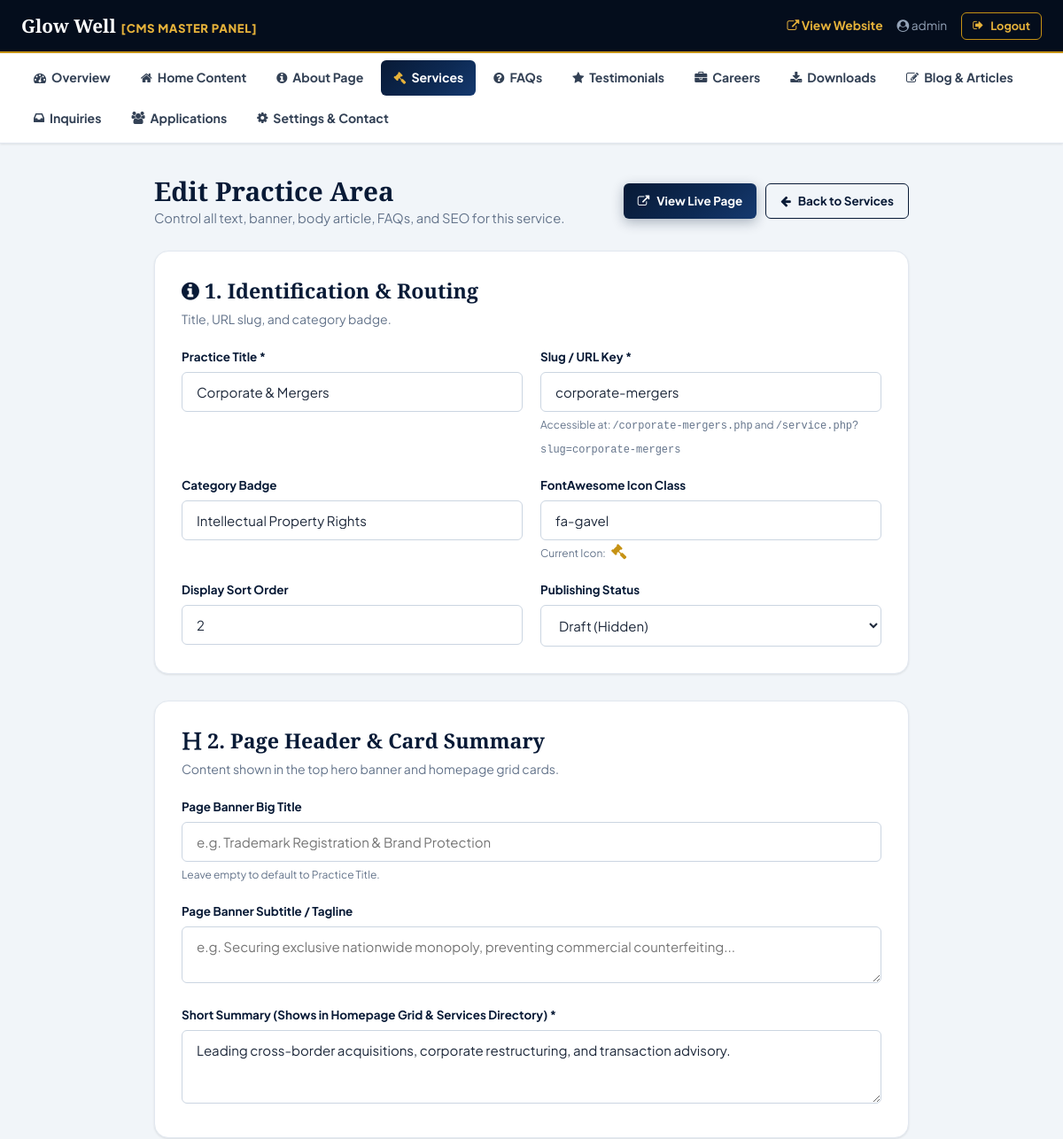
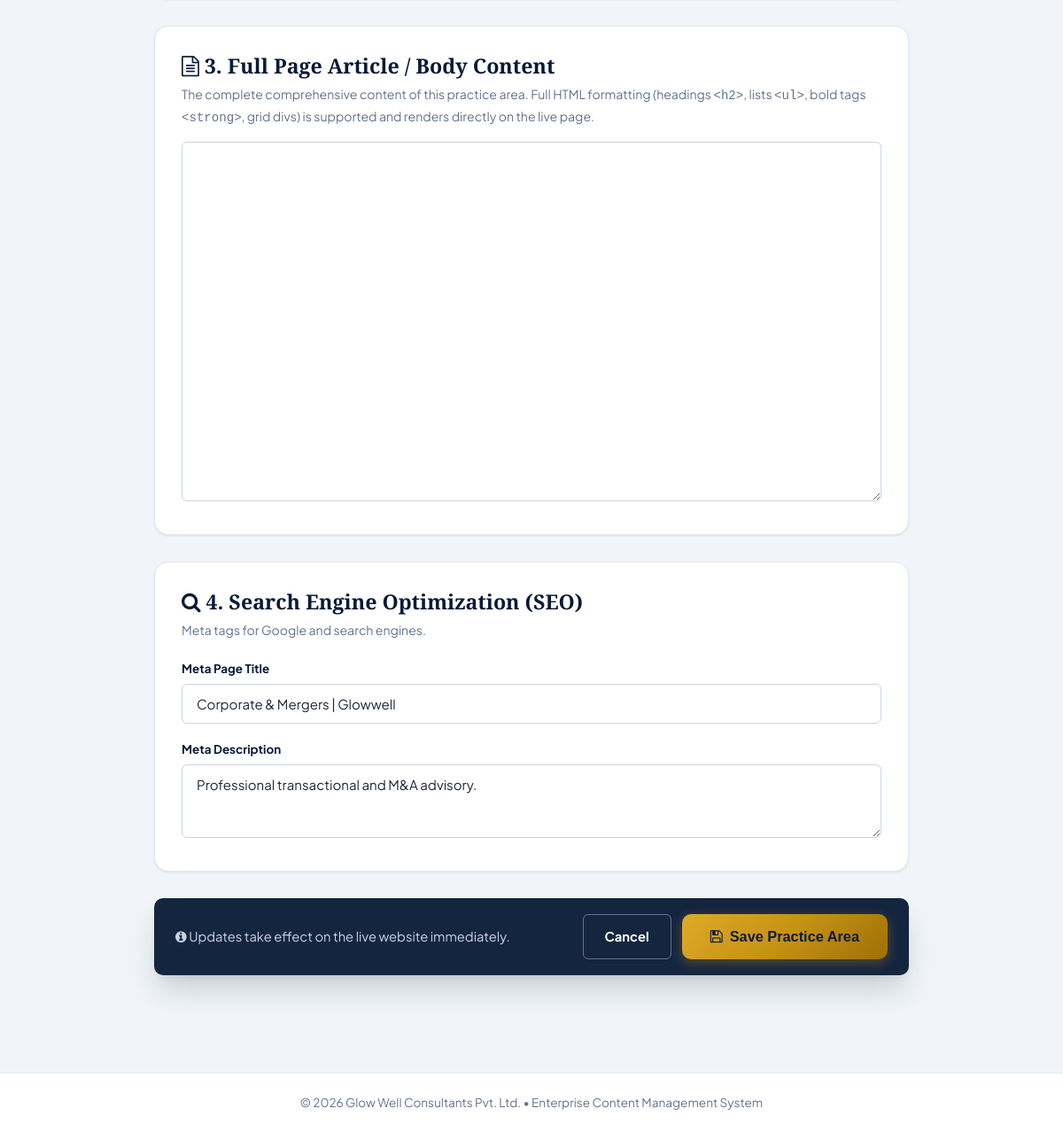
Page /admin/service-edit.php?id=2 (signed in) on the committed database (2 pictures, top to bottom).
### tables this page shows
CREATE TABLE `practices` (
  `id` int NOT NULL AUTO_INCREMENT,
  `slug` varchar(190) NOT NULL,
  `title` varchar(255) NOT NULL,
  `short_description` text,
  `icon` varchar(100) DEFAULT 'fa-gavel',
  `hero_image` varchar(255) DEFAULT NULL,
  `intro` text,
  `awards_content` longtext,
  `cta_title` varchar(255) DEFAULT NULL,
  `cta_text` text,
  `cta_btn_label` varchar(100) DEFAULT NULL,
  `cta_btn_link` varchar(255) DEFAULT NULL,
  `meta_title` varchar(255) DEFAULT NULL,
  `meta_description` varchar(500) DEFAULT NULL,
  `is_featured` tinyint(1) DEFAULT '0',
  `sort_order` int DEFAULT '0',
  `status` enum('published','draft') DEFAULT 'published',
  `created_at` timestamp NULL DEFAULT CURRENT_TIMESTAMP,
  `updated_at` timestamp NULL DEFAULT CURRENT_TIMESTAMP ON UPDATE CURRENT_TIMESTAMP,
  `badge` varchar(100) DEFAULT 'Intellectual Property Rights',
  `banner_title` varchar(255) DEFAULT NULL,
  `banner_subtitle` text,
  `content` longtext,
  PRIMARY KEY (`id`),
  UNIQUE KEY `slug` (`slug`)
);

### config/settings.php (called while the page is built, shortened)
<?php
function e($string) {
    return htmlspecialchars((string)$string, ENT_QUOTES, 'UTF-8');
}

### admin/service-edit.php (the view, shortened to what this page needs)
<?php
require_once __DIR__ . '/header.php';
$pdo = get_pdo();
$id = (int)($_GET['id'] ?? 0);
$practice = null;
if ($id > 0) {
    $stmt = $pdo->prepare("SELECT * FROM practices WHERE id = ?");
    $stmt->execute([$id]);
    $practice = $stmt->fetch();
}
?>
<div class="container" style="padding-top: 35px; padding-bottom: 50px; max-width: 900px;">
    <div style="display:flex; justify-content:space-between; align-items:center; margin-bottom: 25px; flex-wrap:wrap; gap:12px;">
        <div>
            <h1 style="font-size: 1.85rem; color: var(--primary);"><?= $id > 0 ? 'Edit Practice Area' : 'Add New Practice Area' ?></h1>
            <p style="color: var(--text-muted); font-size: 0.92rem;">Control all text, banner, body article, FAQs, and SEO for this service.</p>
        </div>
        <div style="display:flex; gap:10px;">
            <?php if ($id > 0 && !empty($practice['slug'])): ?>
                <a href="<?= BASE_URL ?>/<?= e($practice['slug']) ?>.php" target="_blank" class="btn btn-navy btn-sm">
                    <i class="fa fa-external-link"></i> View Live Page
                </a>
            <?php endif; ?>
            <a href="<?= BASE_URL ?>/admin/services.php" class="btn btn-outline btn-sm">
                <i class="fa fa-arrow-left"></i> Back to Services
            </a>
        </div>
    </div>
    <form action="<?= BASE_URL ?>/admin/service-edit.php<?= $id > 0 ? '?id='.$id : '' ?>" method="POST">
        <div class="admin-card">
            <h2><i class="fa fa-info-circle text-gold"></i> 1. Identification &amp; Routing</h2>
            <p style="color: var(--text-muted); font-size: 0.88rem; margin-bottom: 20px;">Title, URL slug, and category badge.</p>
            <div class="form-row" style="margin-bottom: 18px;">
                <div>
                    <label style="font-size:0.84rem; font-weight:700; color:var(--primary); margin-bottom:6px; display:block;">Practice Title *</label>
                    <input type="text" name="title" class="form-control" value="<?= e($practice['title'] ?? '') ?>" placeholder="e.g. Trademark Registration & Protection" required>
                </div>
                <div>
                    <label style="font-size:0.84rem; font-weight:700; color:var(--primary); margin-bottom:6px; display:block;">Slug / URL Key *</label>
                    <input type="text" name="slug" class="form-control" value="<?= e($practice['slug'] ?? '') ?>" placeholder="e.g. trademark" required>
                    <span style="font-size:0.75rem; color:var(--text-muted);">Accessible at: <code>/<?= e($practice['slug'] ?? 'slug') ?>.php</code> and <code>/service.php?slug=<?= e($practice['slug'] ?? 'slug') ?></code></span>
                </div>
            </div>
            <div class="form-row" style="margin-bottom: 18px;">
                <div>
                    <label style="font-size:0.84rem; font-weight:700; color:var(--primary); margin-bottom:6px; display:block;">Category Badge</label>
                    <input type="text" name="badge" class="form-control" value="<?= e($practice['badge'] ?? 'Intellectual Property Rights') ?>" placeholder="e.g. Intellectual Property Rights, Corporate Structuring">
                </div>
                <div>
                    <label style="font-size:0.84rem; font-weight:700; color:var(--primary); margin-bottom:6px; display:block;">FontAwesome Icon Class</label>
                    <input type="text" name="icon" class="form-control" value="<?= e($practice['icon'] ?? 'fa-gavel') ?>" placeholder="e.g. fa-registered, fa-lightbulb-o, fa-shield">
                    <span style="font-size:0.75rem; color:var(--text-muted);">Current Icon: <i class="fa <?= e($practice['icon'] ?? 'fa-gavel') ?>" style="color:var(--accent); font-size:1.1rem; margin-left:4px;"></i></span>
                </div>
            </div>
            <div class="form-row">
                <div>
                    <label style="font-size:0.84rem; font-weight:700; color:var(--primary); margin-bottom:6px; display:block;">Display Sort Order</label>
                    <input type="number" name="sort_order" class="form-control" value="<?= e($practice['sort_order'] ?? '0') ?>">
                </div>
                <div>
                    <label style="font-size:0.84rem; font-weight:700; color:var(--primary); margin-bottom:6px; display:block;">Publishing Status</label>
                    <select name="status" class="form-control">
                        <option value="draft" <?= ($practice['status'] ?? '') === 'draft' ? 'selected' : '' ?>>Draft (Hidden)</option>
                    </select>
                </div>
            </div>
        </div>
        <div class="admin-card">
            <h2><i class="fa fa-header text-gold"></i> 2. Page Header &amp; Card Summary</h2>
            <p style="color: var(--text-muted); font-size: 0.88rem; margin-bottom: 20px;">Content shown in the top hero banner and homepage grid cards.</p>
            <div class="form-group" style="margin-bottom: 18px;">
                <label style="font-size:0.84rem; font-weight:700; color:var(--primary); margin-bottom:6px; display:block;">Page Banner Big Title</label>
                <input type="text" name="banner_title" class="form-control" value="<?= e($practice['banner_title'] ?? '') ?>" placeholder="e.g. Trademark Registration & Brand Protection">
                <span style="font-size:0.75rem; color:var(--text-muted);">Leave empty to default to Practice Title.</span>
            </div>
            <div class="form-group" style="margin-bottom: 18px;">
                <label style="font-size:0.84rem; font-weight:700; color:var(--primary); margin-bottom:6px; display:block;">Page Banner Subtitle / Tagline</label>
                <textarea name="banner_subtitle" class="form-control" rows="2" placeholder="e.g. Securing exclusive nationwide monopoly, preventing commercial counterfeiting..."><?= e($practice['banner_subtitle'] ?? '') ?></textarea>
            </div>
            <div class="form-group">
                <label style="font-size:0.84rem; font-weight:700; color:var(--primary); margin-bottom:6px; display:block;">Short Summary (Shows in Homepage Grid &amp; Services Directory) *</label>
                <textarea name="short_description" class="form-control" rows="3" placeholder="Brief summary for listings..." required><?= e($practice['short_description'] ?? '') ?></textarea>
            </div>
        </div>
        <div class="admin-card">
            <h2><i class="fa fa-file-text-o text-gold"></i> 3. Full Page Article / Body Content</h2>
            <p style="color: var(--text-muted); font-size: 0.88rem; margin-bottom: 15px;">
                The complete comprehensive content of this practice area. Full HTML formatting (headings <code>&lt;h2&gt;</code>, lists <code>&lt;ul&gt;</code>, bold tags <code>&lt;strong&gt;</code>, grid divs) is supported and renders directly on the live page.
            </p>
            <div class="form-group">
                <textarea name="content" class="form-control" rows="18" style="font-family:monospace; font-size:0.88rem; line-height:1.5;"><?= htmlspecialchars($practice['content'] ?? '') ?></textarea>
            </div>
        </div>
        <div class="admin-card">
            <h2><i class="fa fa-search text-gold"></i> 4. Search Engine Optimization (SEO)</h2>
            <p style="color: var(--text-muted); font-size: 0.88rem; margin-bottom: 20px;">Meta tags for Google and search engines.</p>
            <div class="form-group" style="margin-bottom: 18px;">
                <label style="font-size:0.84rem; font-weight:700; color:var(--primary); margin-bottom:6px; display:block;">Meta Page Title</label>
                <input type="text" name="meta_title" class="form-control" value="<?= e($practice['meta_title'] ?? '') ?>" placeholder="e.g. Trademark Registration in Patna | Glow Well Consultants Pvt. Ltd.">
            </div>
            <div class="form-group">
                <label style="font-size:0.84rem; font-weight:700; color:var(--primary); margin-bottom:6px; display:block;">Meta Description</label>
                <textarea name="meta_description" class="form-control" rows="3" placeholder="Search engine description (150-160 characters)..."><?= e($practice['meta_description'] ?? '') ?></textarea>
            </div>
        </div>
        <div style="position: sticky; bottom: 20px; z-index: 99; background: rgba(8, 26, 54, 0.95); backdrop-filter: blur(10px); padding: 18px 24px; border-radius: var(--radius-md); box-shadow: var(--shadow-xl); display: flex; justify-content: space-between; align-items: center;">
            <span style="color: #cbd5e1; font-size: 0.92rem;"><i class="fa fa-info-circle text-gold"></i> Updates take effect on the live website immediately.</span>
            <div style="display:flex; gap:12px;">
                <a href="<?= BASE_URL ?>/admin/services.php" class="btn btn-outline" style="border-color:#64748b; color:#ffffff;">Cancel</a>
                <button type="submit" class="btn btn-primary btn-lg">
                    <i class="fa fa-save"></i> Save Practice Area
                </button>
            </div>
        </div>
    </form>
</div>
<?php require_once __DIR__ . '/footer.php'; ?>

### assets/css/style.css (style rules this page uses)
:root { --primary: #081a36; --primary-dark: #040d1c; --primary-light: #0d2852; --accent: #c69214; --accent-light: #e6b23a; --accent-hover: #b07f0b; --accent-soft: rgba(198, 146, 20, 0.12); --navy-grad: linear-gradient(135deg, #081a36 0%, #0d2a54 60%, #15396f 100%); --gold-grad: linear-gradient(135deg, #dfa929 0%, #c69214 50%, #9e7107 100%); --dark: #0f172a; --dark-surface: #1e293b; --text-main: #1e293b; --text-muted: #64748b; --text-light: #94a3b8; --bg-light: #f8fafc; --bg-subtle: #f1f5f9; --white: #ffffff; --border-color: #e2e8f0; --border-light: rgba(226, 232, 240, 0.8); --shadow-sm: 0 1px 3px rgba(0,0,0,0.06), 0 1px 2px rgba(0,0,0,0.04); --shadow-md: 0 4px 6px -1px rgba(0,0,0,0.08), 0 2px 4px -1px rgba(0,0,0,0.04); --shadow-lg: 0 10px 25px -3px rgba(8, 26, 54, 0.12), 0 4px 6px -2px rgba(8, 26, 54, 0.05); --shadow-xl: 0 20px 35px -5px rgba(8, 26, 54, 0.18), 0 10px 10px -5px rgba(8, 26, 54, 0.04); --radius-sm: 6px; --radius-md: 10px; --radius-lg: 16px; --radius-xl: 24px; --font-serif: 'Playfair Display', Georgia, serif; --font-sans: 'Plus Jakarta Sans', system-ui, -apple-system, sans-serif; --transition: all 0.28s cubic-bezier(0.4, 0, 0.2, 1); }
*, *::before, *::after { box-sizing: border-box; margin: 0; padding: 0; }
html { scroll-behavior: smooth; font-size: 16px; }
body { font-family: var(--font-sans); color: var(--text-main); background-color: var(--bg-light); line-height: 1.65; -webkit-font-smoothing: antialiased; -moz-osx-font-smoothing: grayscale; overflow-x: hidden; }
h1, h2, h3, h4, h5, h6 { font-family: var(--font-serif); color: var(--primary); line-height: 1.25; font-weight: 700; }
a { color: var(--primary); text-decoration: none; transition: var(--transition); }
.container { width: 100%; max-width: 1240px; margin: 0 auto; padding: 0 24px; }
.btn { display: inline-flex; align-items: center; justify-content: center; gap: 8px; padding: 12px 24px; font-size: 0.92rem; font-weight: 700; border-radius: var(--radius-sm); cursor: pointer; transition: var(--transition); border: none; text-align: center; white-space: nowrap; }
.btn-primary { background: var(--gold-grad); color: #0c1b33; box-shadow: 0 4px 14px rgba(198, 146, 20, 0.35); }
.btn-navy { background: var(--navy-grad); color: var(--white); box-shadow: 0 4px 14px rgba(8, 26, 54, 0.3); }
.btn-outline { background: transparent; color: var(--primary); border: 1.5px solid var(--primary); }
.btn-sm { padding: 8px 16px; font-size: 0.84rem; }
.btn-lg { padding: 15px 32px; font-size: 1.02rem; border-radius: var(--radius-md); }
.form-control { width: 100%; padding: 12px 16px; font-size: 0.94rem; background: rgba(255, 255, 255, 0.95); border: 1px solid #cbd5e1; border-radius: var(--radius-sm); color: var(--text-main); transition: var(--transition); font-family: inherit; }
.form-row { display: grid; grid-template-columns: 1fr 1fr; gap: 20px; }

### admin/header.php (style rules this page uses)
.admin-card { background: #ffffff; border: 1px solid var(--border-color); border-radius: var(--radius-lg); padding: 30px; box-shadow: var(--shadow-sm); margin-bottom: 30px; }
.admin-card h2 { font-size: 1.45rem; color: var(--primary); margin-bottom: 6px; }

### rows in the picture
practices: title "Corporate & Mergers", slug "corporate-mergers", badge "Intellectual Property Rights", icon "fa-gavel", sort_order "2", status "Draft (Hidden)", short_description "Leading cross-border acquisitions, corporate restructuring, and transaction advisory.", meta_title "Corporate & Mergers | Glowwell", meta_description "Professional transactional and M&A advisory."

### other values in the picture
$_SESSION['admin_user'] "admin"
